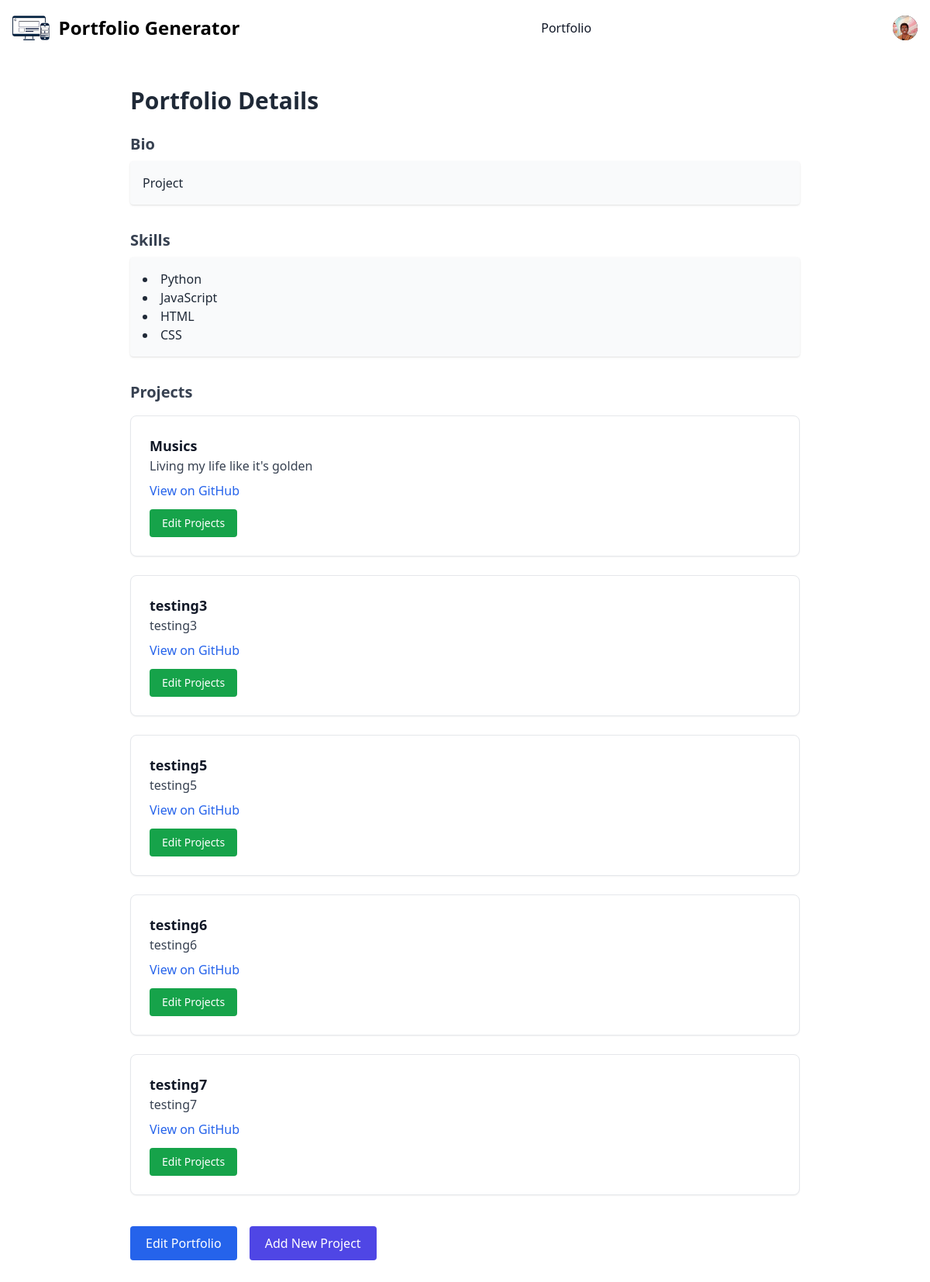
The page /portfolio/1 (signed in) on the database its author committed.
### portfolio_app/models.py (models this page shows)
class Portfolio(db.Model):
  __tablename__ = "portfolio"
  id = db.Column(db.Integer, primary_key=True)
  user_id = db.Column(db.Integer, db.ForeignKey("user.id"))
  bio = db.Column(db.String, nullable=False)
  skills = db.Column(db.String, nullable=False)
  created_at = db.Column(db.DateTime, default=datetime.utcnow)
  user = db.relationship("User", back_populates="created_portfolios")
  project_list = db.relationship("Project", back_populates="portfolio")

class Project(db.Model):
  __tablename__ = "project"
  id = db.Column(db.Integer, primary_key=True)
  portfolio_id = db.Column(db.Integer, db.ForeignKey("portfolio.id"))
  title = db.Column(db.String(100), nullable=False)
  description = db.Column(db.String, nullable=False)
  github_link = db.Column(db.String, nullable=False)
  created_at = db.Column(db.DateTime, default=datetime.utcnow)
  portfolio = db.relationship("Portfolio", back_populates="project_list")

### portfolio_app/main/routes.py (the view)
@main.route("/portfolio/<int:portfolio_id>", methods=["GET"])
@login_required
def portfolio_detail(portfolio_id):
  portfolio = Portfolio.query.get_or_404(portfolio_id)
  return render_template("main/portfolio_detail.html", portfolio=portfolio)

### portfolio_app/__init__.py (called while the page is built)
def create_app():
  app = Flask(__name__)
  app.config.from_object(Config)
  app.secret_key = os.urandom(24)
  db.init_app(app)
  login_manager.init_app(app)
  bcrypt.init_app(app)
  login_manager.login_view = 'auth.login'
  @login_manager.user_loader
  def load_user(user_id):
    return User.query.get(int(user_id))
  app.register_blueprint(main)
  app.register_blueprint(auth)
  return app

### portfolio_app/templates/main/portfolio_detail.html
{% extends "base.html" %}
{% block content %}
<div class="max-w-4xl mx-auto px-4 py-10">
  <h1 class="text-3xl font-bold text-gray-800 dark:text-red-800 mb-6">Portfolio Details</h1>
  <section class="mb-8">
    <h2 class="text-xl font-semibold text-gray-700 dark:text-red-800 mb-2">Bio</h2>
    <p class="text-gray-800 dark:text-gray-300 bg-gray-50 dark:bg-gray-800 p-4 rounded shadow">
      {{ portfolio.bio }}
    </p>
  </section>
  <section class="mb-8">
    <h2 class="text-xl font-semibold text-gray-700 dark:text-red-800 mb-2">Skills</h2>
    <ul class="list-disc list-inside text-gray-800 dark:text-gray-300 bg-gray-50 dark:bg-gray-800 p-4 rounded shadow">
      {% for skill in portfolio.skills.split(",") %}
        <li>{{ skill.strip() }}</li>
      {% endfor %}
    </ul>
  </section>
  <section>
    <h2 class="text-xl font-semibold text-gray-700 dark:text-red-800 mb-4">Projects</h2>
    {% if portfolio.project_list %}
      <ul class="space-y-6">
        {% for project in portfolio.project_list %}
          <li class="border border-gray-200 dark:border-gray-700 rounded-lg p-6 bg-white dark:bg-gray-900 shadow-sm">
            <h3 class="text-lg font-bold text-gray-900 dark:text-red-800">{{ project.title }}</h3>
            <p class="mb-2 text-gray-700 dark:text-gray-300">{{ project.description }}</p>
            <a href="{{ project.github_link }}" target="_blank" class="text-blue-600 hover:underline">
              View on GitHub
            </a><br>
            <a href="{{ url_for('main.edit_projects', portfolio_id=portfolio.id) }}"
              class="inline-block mt-3 text-white bg-green-600 hover:bg-green-700 font-medium rounded px-4 py-2 text-sm">
              Edit Projects
            </a>
          </li>
        {% endfor %}
      </ul>
    {% else %}
      <p class="text-gray-500">No projects have been added yet.</p>
    {% endif %}
  </section>
  <div class="mt-10 flex space-x-4">
    <a href="{{ url_for('main.edit_portfolio', portfolio_id=portfolio.id) }}"
      class="inline-block text-white bg-blue-600 hover:bg-blue-700 font-medium rounded px-5 py-2.5">
      Edit Portfolio
    </a>
    <a href="{{ url_for('main.create_project', portfolio_id=portfolio.id) }}"
      class="inline-block text-white bg-indigo-600 hover:bg-indigo-700 font-medium rounded px-5 py-2.5">
      Add New Project
    </a>
  </div>
</div>
{% endblock %}

### portfolio_app/templates/base.html (shortened to what this page needs)
<!DOCTYPE html>
<html lang="en">
<head>
  <link rel="stylesheet" href="/static/style.css">
  <script src="https://cdn.tailwindcss.com"></script>
</head>
<body>
  <nav class="bg-white border-gray-200 dark:bg-gray-900">
    <div class="max-w-screen-xl flex flex-wrap items-center justify-between mx-auto p-4">
      <a href="/" class="flex items-center space-x-3 hover:opacity-80 transition duration-150">
        <img src="{{ url_for('static', filename='images/portfolioG.png') }}" class="h-8" alt="Portfolio Generator Logo" />
        <span class="self-center text-2xl font-semibold whitespace-nowrap dark:text-white">Portfolio Generator</span>
      </a>
      <div class="flex items-center md:order-2 space-x-4">
        {% if current_user.is_authenticated %}
          <button type="button" class="flex text-sm bg-gray-800 rounded-full focus:ring-4 focus:ring-gray-300 dark:focus:ring-gray-600" id="user-menu-button" data-dropdown-toggle="user-dropdown" aria-expanded="false">
            <img class="w-8 h-8 rounded-full" src="{{ url_for('static', filename='images/about.jpeg') }}" alt="User avatar">
          </button>
        {% else %}
          <a href="{{ url_for('auth.signup') }}" class="text-gray-900 hover:underline dark:text-white">Sign Up</a>
          <a href="{{ url_for('auth.login') }}" class="text-gray-900 hover:underline dark:text-white">Login</a>
        {% endif %}
      </div>
      {% if current_user.is_authenticated %}
        <div class="items-center justify-between hidden w-full md:flex md:w-auto md:order-1" id="navbar-user">
          <ul class="flex flex-col font-medium p-4 md:p-0 mt-4 border border-gray-100 rounded-lg bg-gray-50 md:flex-row md:space-x-8 md:mt-0 md:border-0 md:bg-white dark:bg-gray-800 md:dark:bg-gray-900 dark:border-gray-700">
            {% if current_user.created_portfolios|length > 0 %}
              <li>
                <a href="{{ url_for('main.portfolio_detail', portfolio_id=current_user.created_portfolios[0].id) }}"
                  class="block py-2 px-3 text-gray-900 hover:bg-gray-100 rounded md:hover:bg-transparent md:hover:text-blue-700 dark:text-white md:dark:hover:text-blue-500 dark:hover:bg-gray-700">
                  Portfolio
                </a>
              </li>
            {% endif %}
          </ul>
        </div>
      {% endif %}
    </div>
  </nav>
  <main>
    {% block content %}
    {% endblock %}
  </main>
</body>
</html>

### rows shown on the page
Portfolio: bio "Project"
Project: title "Musics", description "Living my life like it's golden"
Project: title "testing3", description "testing3"
Project: title "testing5", description "testing5"
Project: title "testing6", description "testing6"
Project: title "testing7", description "testing7"

### other values the page prints
{{ skill.strip() }} "Python" "JavaScript" "HTML" "CSS"
